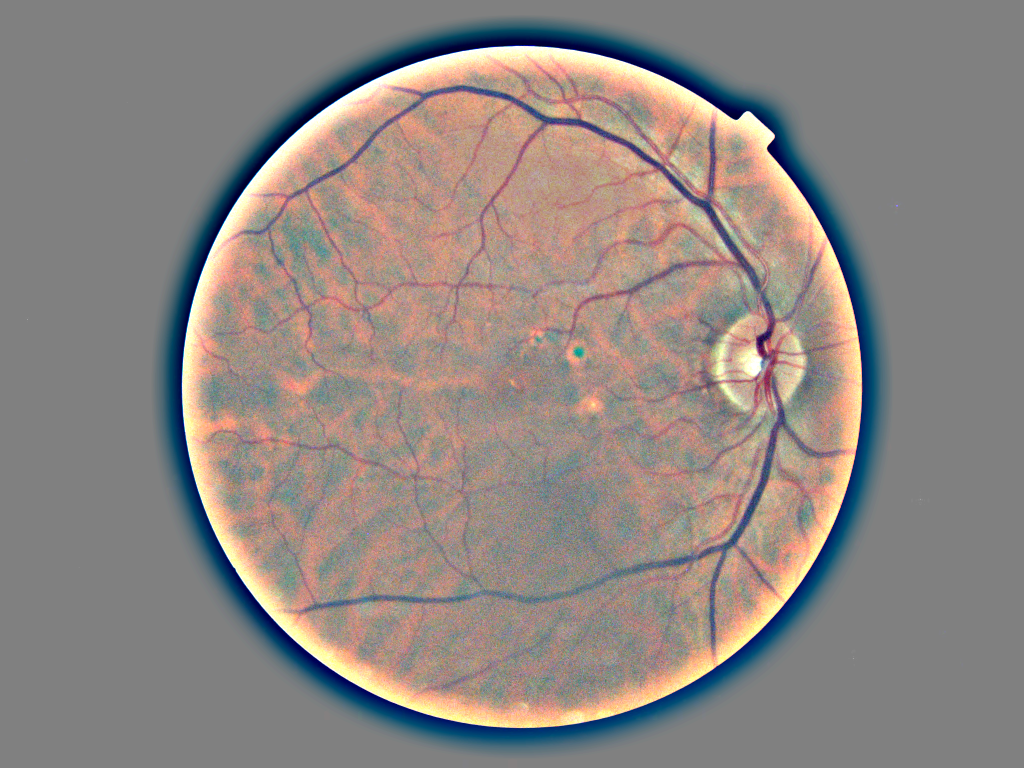
#> input picture data/highscore_pictures/male/male_rank_0.png, 2048 x 1536 px, found by its file name (shown at 1/2 size)
$ jupyter execute --allow-errors vein_mask.ipynb
#> lines starting #> are read from the running program, lines starting #| are printed output that depends on the picture
[cell 1]
import PIL
from PIL import Image, ImageFilter
import copy
import numpy as np
from scipy import stats
import seaborn as sns
import matplotlib as mpl
import matplotlib.pyplot as plt
import pandas as pd

[cell 2]
class Fundus():
    # Constructor
    def __init__(self, initarg=False, **kwargs):

#> called with initarg = 'highscore_pictures/male/male_rank_0.png'
        if isinstance(initarg, str):
            self.image = self.image_from_file(initarg)
#> in image_from_file, returned value is the input picture: PIL image 2048x1536 RGB; mean R, G, B 143.3, 134.6, 130.5

        if isinstance(initarg, np.ndarray):
            self.image = self.image_from_pixels(initarg, **kwargs)

        # Getting number of pixels
        self.npixels = np.prod(self.image.size)
#> self.npixels = 3145728
        self.size = self.image.size
#> self.size = (2048, 1536)
        self.c = self.image.getbands()
#> self.c = ('R', 'G', 'B')
        self.c_size = len(self.c)
#> self.c_size = 3
        self.palette, self.counts = self.get_palette()
#> self.palette = 188 rows, first 8: [0, 0, 20], [0, 0, 24], [0, 0, 28], [0, 0, 32], [0, 0, 36], [0, 0, 40], [0, 0, 44], [0, 0, 48]; self.counts = 188 values, max 1132373 at index 91, min 1 at index 0, mean 16732.6

    # Constructor from file
    def image_from_file(self, path):
        return Image.open(path)

    def image_from_pixels(self, pixels, **kwargs):
        arr = np.resize(pixels, (w, h, 3)).astype(np.uint8)
        return Image.fromarray(arr)

    # Get numpy array for the image
    def get_array(self):
        return np.asanyarray(self.image)

    # Get channel numpy array
    def get_channels_asarray(self):
        r, g, b = self.image.split()
        return np.asanyarray(r), np.asanyarray(g), np.asanyarray(b)

    # Get an scpecific channel as an array
    def get_channel(self, channel):
        return np.asanyarray(self.image.getchannel(channel))

    # Transforme the image to a list of pixels
    def get_pixels(self):
        return np.resize(self.get_array(), (self.npixels, self.c_size))

    # Get a unique list of pixels amd their counts (palette)
    def get_palette(self):
        ps = np.sort(self.get_pixels(), axis=0)
        return np.unique(ps, return_counts=True, axis=0)

    # Plot color counts
    # [13 lines left out: function plot_counts, not called in this run]

    def color_bar(self, colors):
        cmap = mpl.colors.ListedColormap(colors)

        # Get hex values for
        hexcol = np.array([mpl.colors.rgb2hex(x) for x in colors])

        # Get figure
        fig, ax = plt.subplots(1, 1, figsize=(10, 2))
        fig.subplots_adjust(bottom=0.25)

        # Calculate bounds
        bounds = range(cmap.N + 1)
        norm = mpl.colors.BoundaryNorm(bounds, cmap.N)

        # Plot color bar
        bar = mpl.colorbar.ColorbarBase(ax=ax,
                                       cmap=cmap,
                                       norm=norm,
                                       boundaries=bounds,
                                       extend="neither",
                                       ticks=None,
                                       ticklocation="top",
                                       drawedges=False,
                                       spacing="uniform",
                                       filled=True,
                                       orientation="horizontal")
        bar.set_ticklabels(hexcol)


    # [6 lines left out: function plot_palette, not called in this run]


    def plot_cbar(self, nc=5):
        # Transform 0-255 RGB to 0-1 RGB
#> called with nc = 5
        colors = self.palette[np.argsort(self.counts)[::-1][0:nc]]/255
#> colors = [[0.502, 0.502, 0.502], [0.502, 0.502, 0.486], [0.659, 0.565, 0.518], [0.627, 0.549, 0.502], [0.69, 0.58, 0.533]]

        # Plot color bar
        self.color_bar(colors)


    # Plots histogram of all color chanels separately and alltogether
    # [40 lines left out: functions plot_histogram, plot_lines, get_summary, not called in this run]

    def remove_pixels(self, colors2remove):
        """
        Takes the code of a color in RGB 0-255 format
        and blackens all the pixels of such color.
        """
        pixels = self.get_pixels()
        for color in colors2remove:
            pixels[(original.get_pixels() == color).all(axis=1)] = 0 # <- 255 RGB code for black

        return pixels

[cell 3]
# Read Image, create fundus object
original = Fundus("highscore_pictures/male/male_rank_0.png")
#> (the rest of this cell did not finish here and is left out)

[cell 4]
palette, counts = original.get_palette()
#> palette has the same summary as self.palette in __init__; counts has the same summary as self.counts in __init__
palette_sorted = palette[np.argsort(counts)[::-1]]
#> palette_sorted = 188 rows, first 8: [128, 128, 128], [128, 128, 124], [168, 144, 132], [160, 140, 128], [176, 148, 136], [184, 152, 140], [152, 136, 128], [192, 156, 144]
arr_new = original.remove_pixels(palette_sorted[:5])
#> the loop in remove_pixels, `for color in colors2remove:` made 5 passes

# Here we start modifying the image

#> (a cell that did not finish here is left out)

[cell 6]
import scipy.cluster.hierarchy as shc

[cell 7]
plt.figure(figsize=(10, 10))
plt.title("Dendrograms")
dend = shc.dendrogram(shc.linkage(palette, method='ward'))
#> dend = 6 items
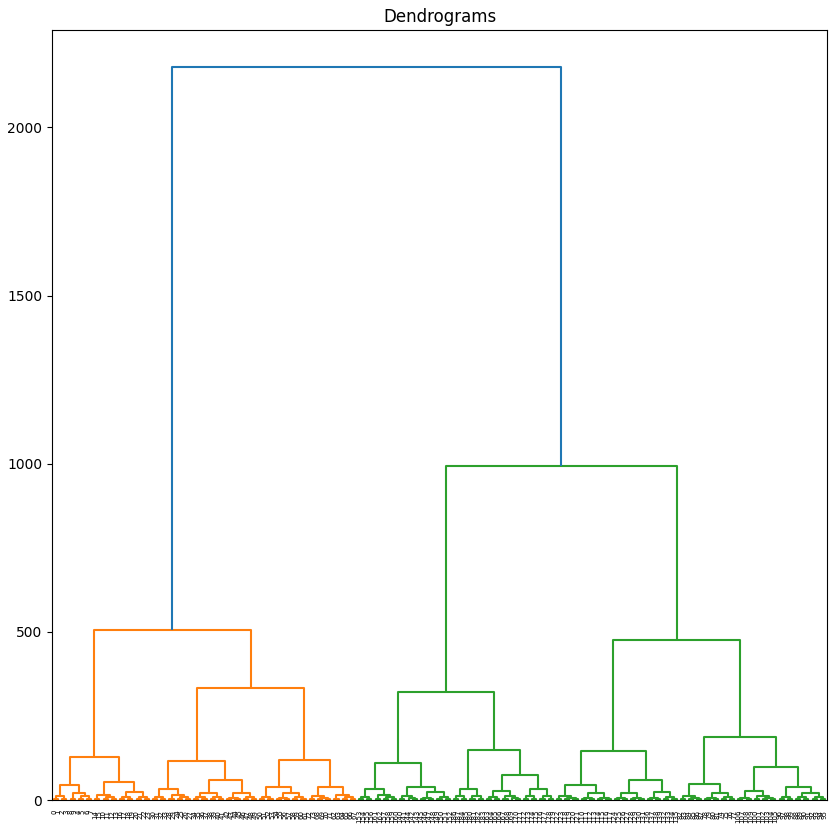
#> figure drawn by matplotlib, 1 panel
